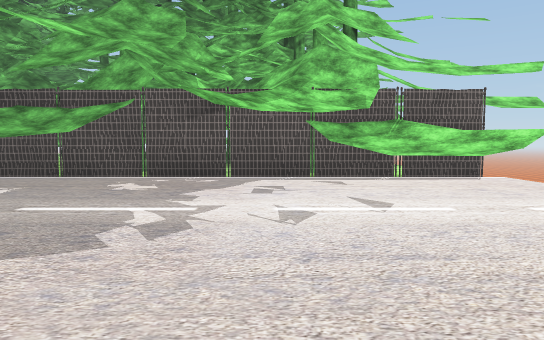
view 1 (above)

23 first-person views from a walk through a Unity game level. The camera is 1.2 m above the floor, tilts 4° down and sees 70° across. The floor is counted in squares, 2 m on a side. Each view is taken from the middle of a square. On the plan, view 1 faces up. The plan holds only what a view shows up to about 11 squares ahead; the rest is blank. The place goes on beyond the plan. The player character is not drawn. Some surface patterns are stand-ins.

view 2
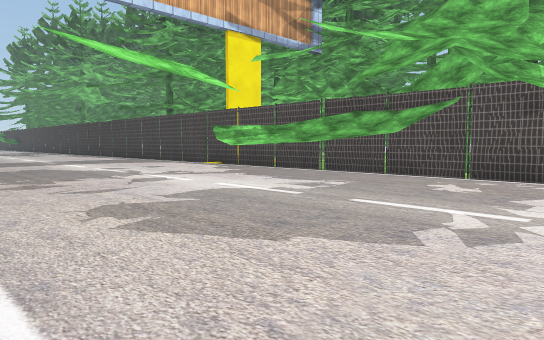

view 3
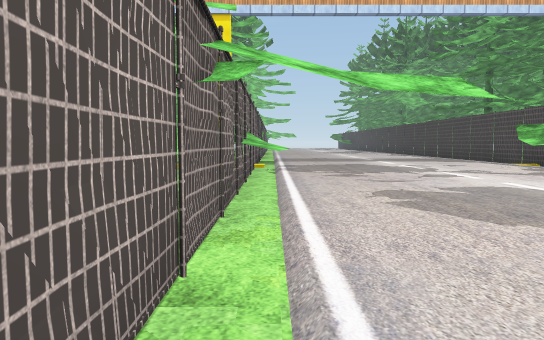

view 4
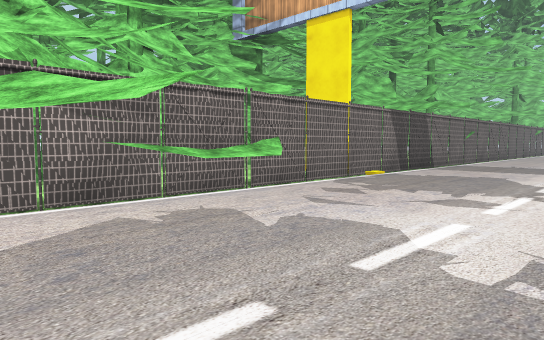

view 5
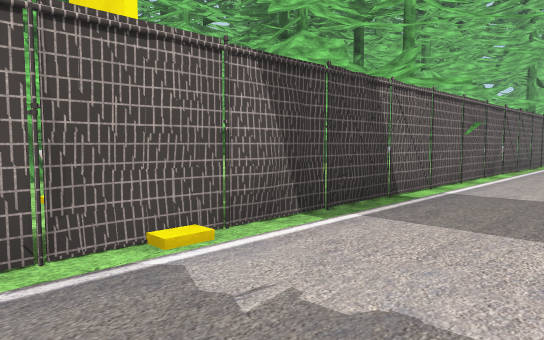

view 6
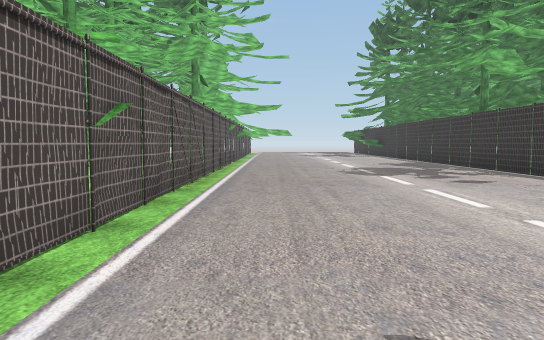

view 7
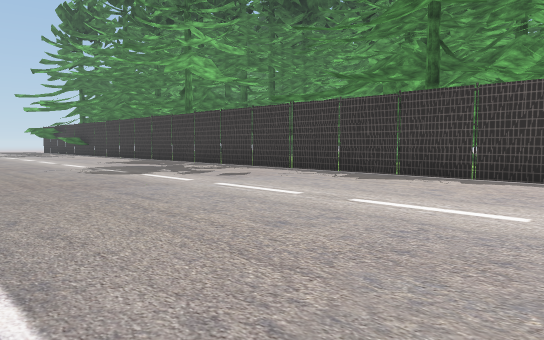

view 8
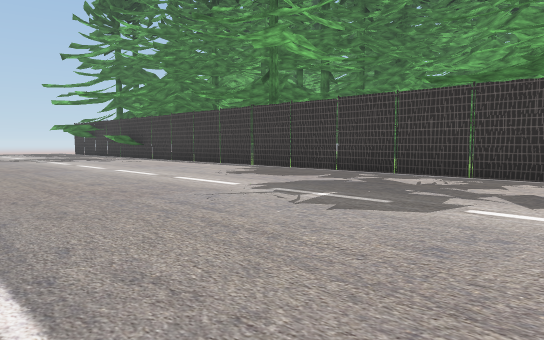

view 9
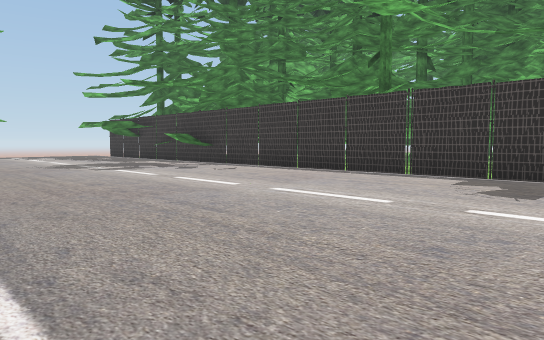

view 10
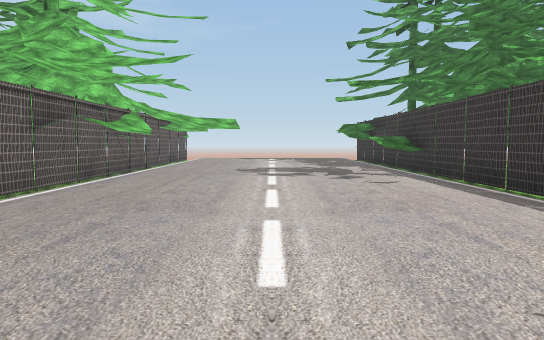

view 11
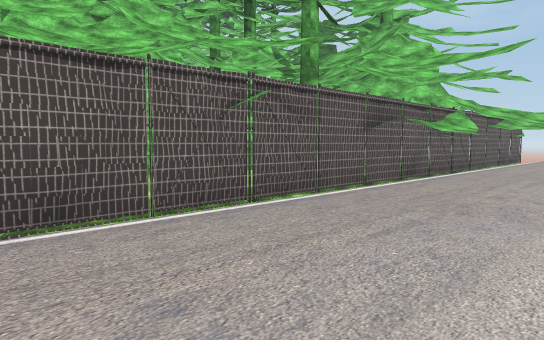

view 12
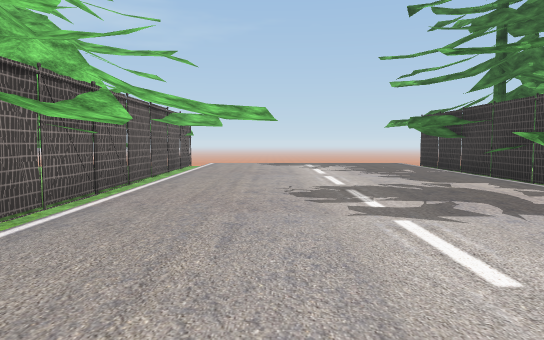

view 13
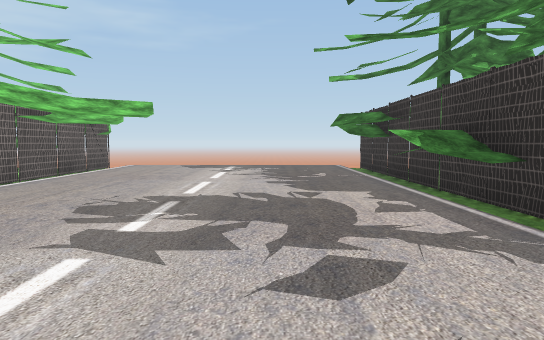

view 14
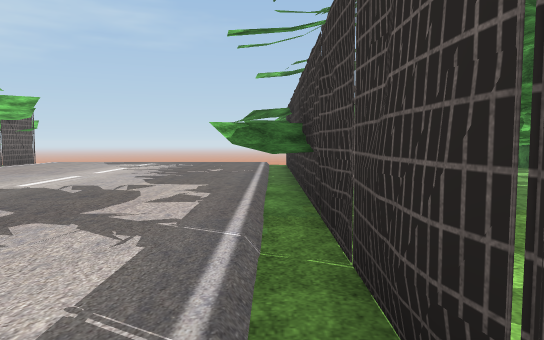

view 15
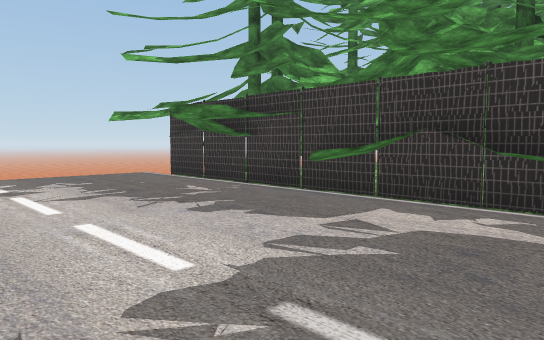

view 16
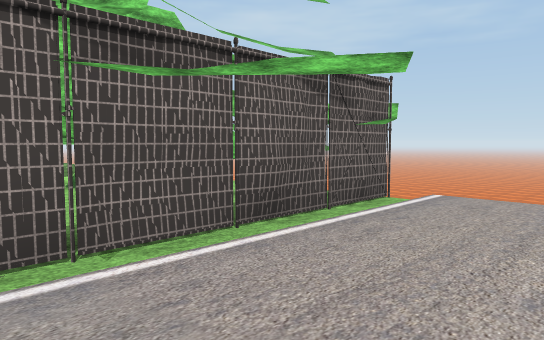

view 17
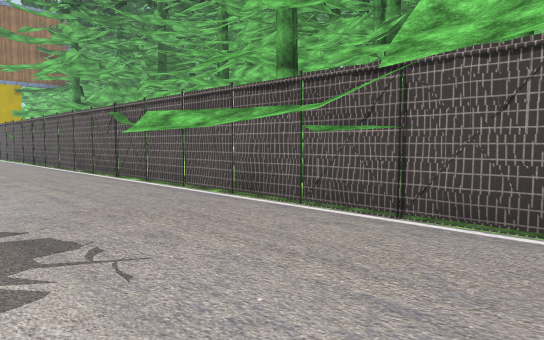

view 18
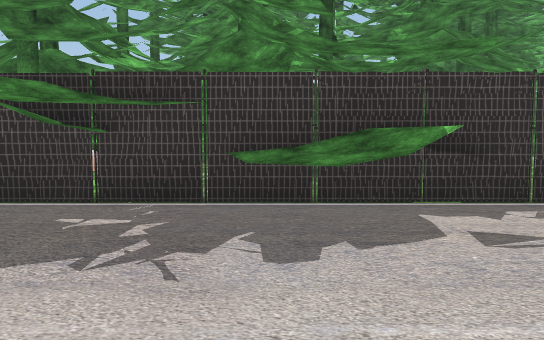

view 19
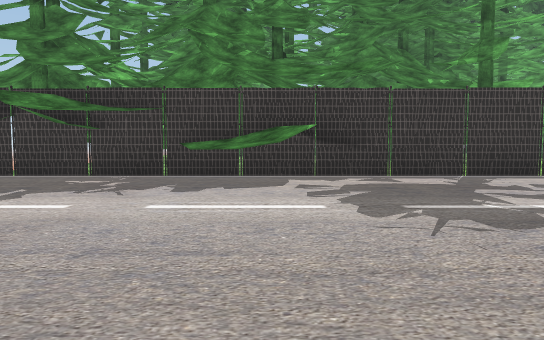

view 20
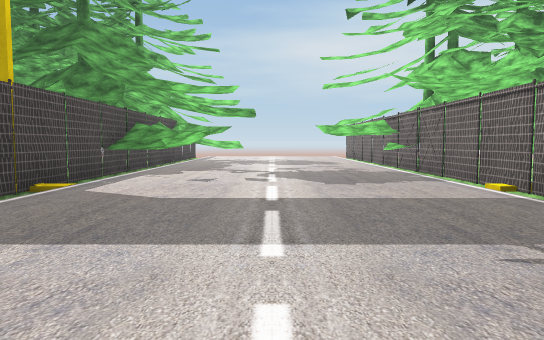

view 21
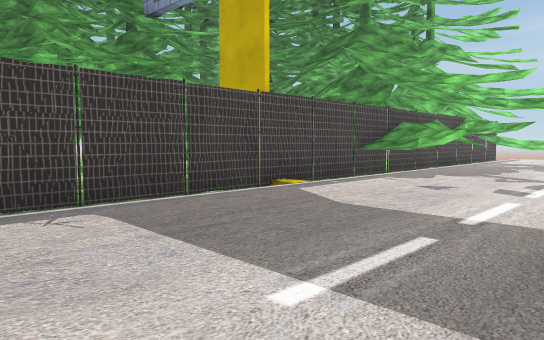

view 22
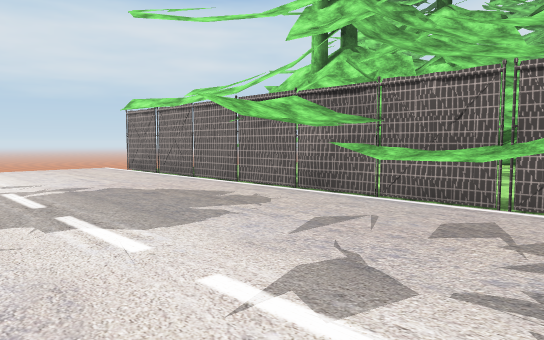

view 23
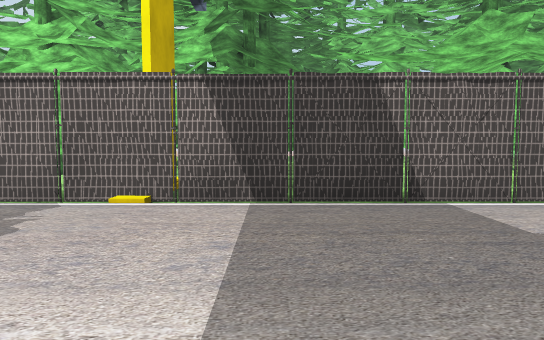

### Floor plan
Key: @ floor where view 1 was taken; # wall or solid block; . main floor; - floor 0.25 m lower than the main floor; / step, stairs or slope; T pine tree; O other object.
Columns run from 38 left of view 1 to 5 right of it. Each row starts with its distance up from view 1.
  9       TTTTTTTT                      OOT
  8   T T TTTTTT                       #TO O
  7   TTTTTTT#T######################T####TTTTTT
  6 T#TTT/TTT///////////////////////TTTT/  TTT
  5   .....T........................TTT.T. .TT
  4   ...............................T........
  3   .......................................
  2   ..................................T.....
  1   ........T........................T.T....
  0   /---/-T---/////////////////////TT---@///
 -1  TTTTT#TTTTT#TTTT######TT#T####TTTTTTT####
 -2  T T T  TT TT   T     TTTTT T T#TTT  TTT
 -3 TTOO T   T TTT   OO    TTT TTTTTTTT

Positions as (right, up) in squares from view 1, and headings:
1: (0, 0), facing up
2: (0, 0), facing up-left
3: (1, 0), facing left
4: (-1, 4), facing down-left
5: (-7, 2), facing down-left
6: (-11, 1), facing left
7: (-12, 0), facing up-left
8: (-17, 0), facing up-left
9: (-21, 0), facing up-left
10: (-21, 3), facing left
11: (-21, 3), facing down-left
12: (-25, 2), facing left
13: (-26, 4), facing left
14: (-26, 6), facing left
15: (-29, 2), facing up-left
16: (-32, 2), facing down-left
17: (-32, 3), facing down-right
18: (-32, 2), facing up
19: (-31, 0), facing up
20: (-14, 3), facing right
21: (-13, 2), facing up-right
22: (-6, 4), facing down-right
23: (-10, 4), facing down
